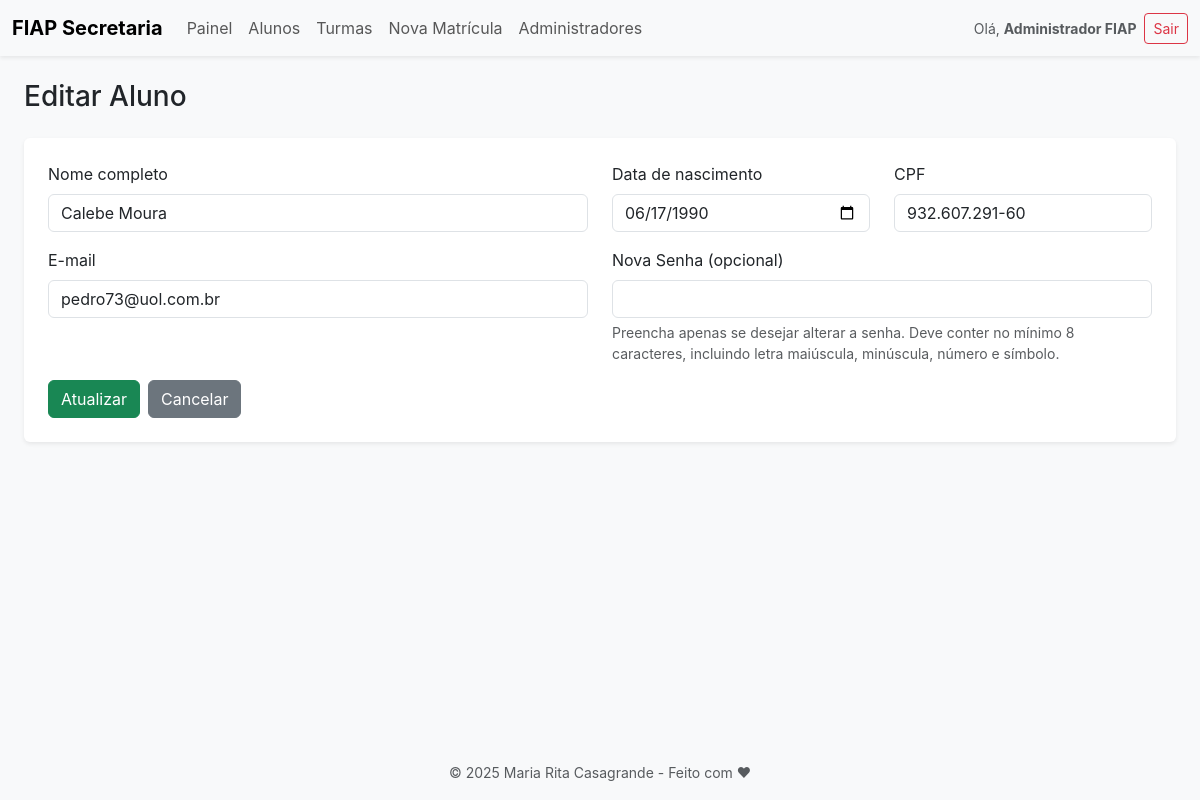
Page /index.php?page=alunos&action=editar&id=12 (signed in) on the committed database.
### tables this page shows
CREATE TABLE alunos (
    id INT AUTO_INCREMENT PRIMARY KEY,
    nome VARCHAR(100) NOT NULL,
    data_nascimento DATE NOT NULL,
    cpf VARCHAR(14) NOT NULL UNIQUE,
    email VARCHAR(100) NOT NULL UNIQUE,
    senha VARCHAR(255) NOT NULL,
    criado_em TIMESTAMP DEFAULT CURRENT_TIMESTAMP
);

### controllers/AlunoController.php (called while the page is built, shortened)
<?php
require_once BASE_PATH . '/models/Aluno.php';
class AlunoController
{
    private $model;
    public function __construct()
    {
        $this->model = new Aluno();
    }
    public function editar()
    {
        $aluno = $this->model->buscarPorId($_GET['id']);
        $erro = null;
        include BASE_PATH . '/views/alunos/editar.php';
    }
}

### models/Aluno.php (called while the page is built, shortened)
<?php
class Aluno
{
    public function buscarPorId($id)
    {
        $conn = (new Database())->connect();
        $stmt = $conn->prepare("SELECT * FROM alunos WHERE id = :id");
        $stmt->bindValue(':id', $id, PDO::PARAM_INT);
        $stmt->execute();
        return $stmt->fetch(PDO::FETCH_ASSOC);
    }
}

### views/alunos/editar.php (the view, shortened to what this page needs)
<!DOCTYPE html>
<html lang="pt-br">
<head>
    <link href="https://cdn.jsdelivr.net/npm/bootstrap@5.3.0/dist/css/bootstrap.min.css" rel="stylesheet">
</head>
<body class="bg-light">
    <?php include BASE_PATH . '/views/partials/header.php'; ?>
    <div class="container-fluid px-4">
        <h1 class="mb-4 fs-3">Editar Aluno</h1>
        <form method="POST" action="index.php?page=alunos&action=atualizar"
            class="bg-white p-4 rounded shadow-sm needs-validation" novalidate>
            <div class="row mb-3">
                <div class="col-md-6">
                    <label for="nome" class="form-label">Nome completo</label>
                    <input type="text" class="form-control" id="nome" name="nome" required minlength="3"
                        value="<?= htmlspecialchars($aluno['nome']) ?>">
                </div>
                <div class="col-md-3">
                    <label for="data_nascimento" class="form-label">Data de nascimento</label>
                    <input type="date" class="form-control" id="data_nascimento" name="data_nascimento" required
                        value="<?= htmlspecialchars($aluno['data_nascimento']) ?>">
                </div>
                <div class="col-md-3">
                    <label for="cpf" class="form-label">CPF</label>
                    <input type="text"
                        class="form-control <?= (!empty($erro) && stripos($erro, 'cpf') !== false) ? 'is-invalid' : '' ?>"
                        id="cpf" name="cpf" required value="<?= htmlspecialchars($aluno['cpf']) ?>">
                </div>
            </div>
            <div class="row mb-3">
                <div class="col-md-6">
                    <label for="email" class="form-label">E-mail</label>
                    <input type="email"
                        class="form-control <?= (!empty($erro) && stripos($erro, 'email') !== false) ? 'is-invalid' : '' ?>"
                        id="email" name="email" required value="<?= htmlspecialchars($aluno['email']) ?>">
                </div>
                <div class="col-md-6">
                    <label for="senha" class="form-label">Nova Senha (opcional)</label>
                    <input type="password"
                        class="form-control <?= (!empty($erro) && stripos($erro, 'senha') !== false) ? 'is-invalid' : '' ?>"
                        id="senha" name="senha" pattern="(?=.*[a-z])(?=.*[A-Z])(?=.*\d)(?=.*\W).{8,}">
                    <div class="form-text">
                        Preencha apenas se desejar alterar a senha. Deve conter no mínimo 8 caracteres, incluindo letra
                        maiúscula, minúscula, número e símbolo.
                    </div>
                </div>
            </div>
            <div class="d-flex flex-wrap gap-2">
                <button type="submit" class="btn btn-success">Atualizar</button>
                <a href="index.php?page=alunos&action=listar" class="btn btn-secondary">Cancelar</a>
            </div>
        </form>
    </div>
    <?php include BASE_PATH . '/views/partials/footer.php'; ?>
</body>
</html>

### public/index.php (style rules this page uses)
body { font-family: -apple-system, BlinkMacSystemFont, "Segoe UI", Roboto, "Helvetica Neue", Arial, sans-serif; background-color: #f9f9f9; }

### rows in the picture
alunos: nome "Calebe Moura", data_nascimento "06/17/1990", cpf "932.607.291-60", email "pedro73@uol.com.br"

### other values in the picture
$_SESSION['admin_nome'] "Administrador FIAP"
